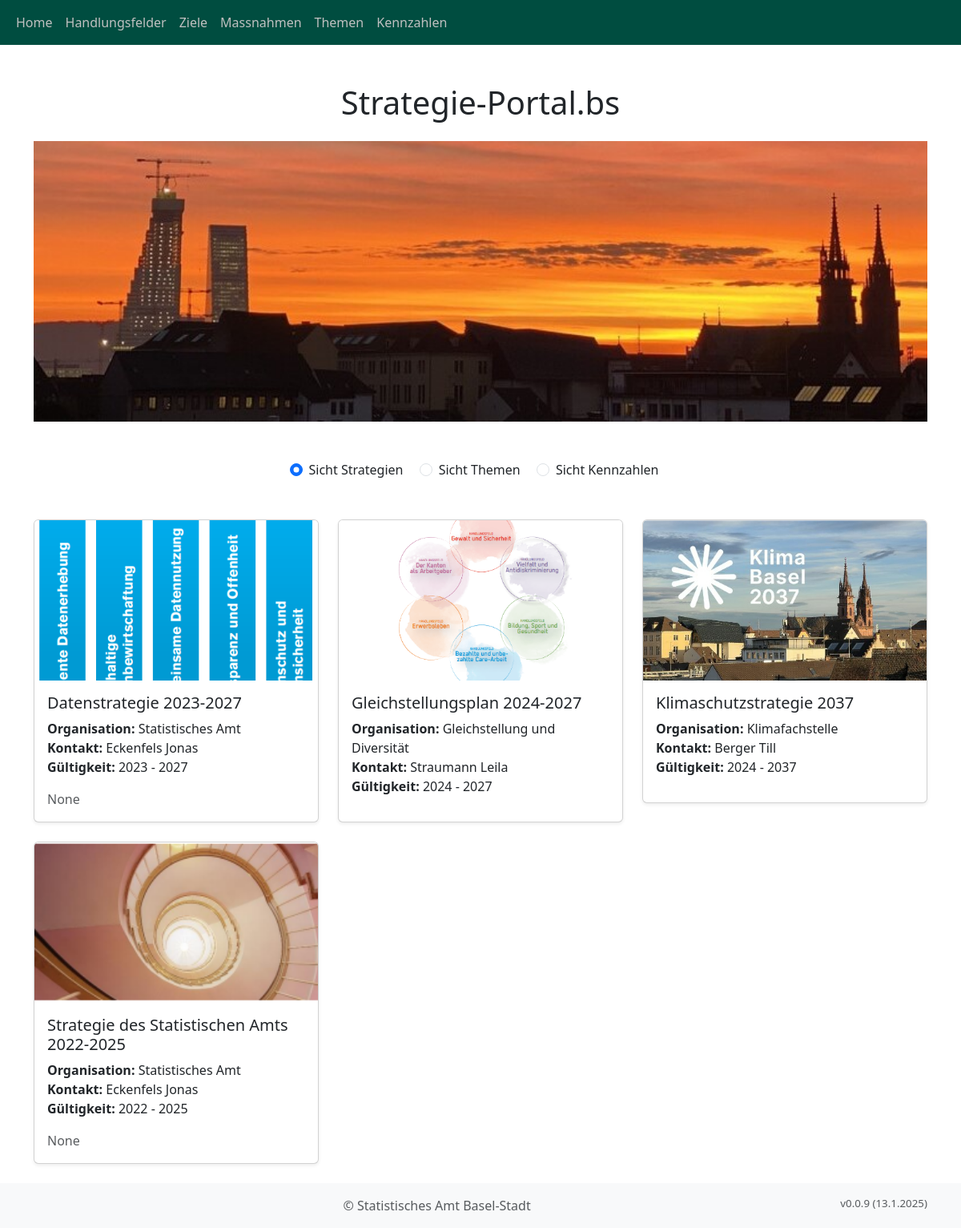
The app's page /index/ with its own data.
### objective_manager_app/models.py (models this page shows, shortened)
class Strategie(models.Model):
    titel = models.CharField(max_length=200, verbose_name="Titel")
    titel_kurz = models.CharField(
        max_length=200, verbose_name="Kurztitel", default="", null=True, blank=True
    )
    organisation = models.ForeignKey("Organisation", on_delete=models.CASCADE)
    kontakt = models.ForeignKey("Person", on_delete=models.CASCADE)
    gueltigkeit_jahr_start = models.IntegerField(
        verbose_name="Jahr Start", default=datetime.now().year + 1
    )
    gueltigkeit_jahr_ende = models.IntegerField(
        verbose_name="Jahr Ende", default=datetime.now().year + 5
    )
    planungs_frequenz_monate = models.IntegerField(
        verbose_name="Planungsfrequenz (Monate)", default=12
    )
    beschreibung_intern = models.TextField(
        verbose_name="Beschreibung für Beteiligte",
        max_length=1000,
        null=True,
        blank=True,
    )
    beschreibung_extern = models.TextField(
        verbose_name="Beschreibung für Externe", max_length=1000, null=True, blank=True
    )
    settings = models.JSONField(
        verbose_name="Einstellungen", null=True, blank=True, default=dict
    )
    home_image = models.TextField(verbose_name="Bildpfad", null=True, blank=True)

class Organisation(models.Model):
    departement = models.CharField(max_length=200)
    dienststelle = models.CharField(max_length=200)
    bereich = models.CharField(max_length=200)
    departement_kuerzel = models.CharField(max_length=200)
    dienststelle_kuerzel = models.CharField(max_length=200)
    bereich_kuerzel = models.CharField(max_length=200)
    def __str__(self):
        return self.bereich if self.bereich else self.dienststelle
    class Meta:
        ordering = ["departement_kuerzel", "dienststelle"]

class Person(models.Model):
    user = models.OneToOneField(User, on_delete=models.CASCADE, blank=True, null=True)
    vorname = models.CharField(verbose_name="Vorname", max_length=200)
    nachname = models.CharField(verbose_name="Nachname", max_length=200)
    email = models.EmailField(
        verbose_name="Email", max_length=200, null=True, blank=True
    )
    telefon = models.CharField(
        verbose_name="Telefon", max_length=200, null=True, blank=True
    )
    organisation = models.ForeignKey(Organisation, on_delete=models.CASCADE)
    erstellt_am = models.DateTimeField(auto_now_add=True)
    class Meta:
        ordering = ["nachname", "vorname"]
    def __str__(self):
        return f"{self.nachname} {self.vorname}"

### objective_manager_app/views.py (the view)
# urls.py: path('', views.PortalView.as_view(), name='index'),  # Root URL
class PortalView(View):
    template_name = "objective_manager_app/index.html"
    def get(self, request):
        context = {}
        sicht = request.GET.get("sicht", "strategien")
        context["sicht"] = sicht  # Add sicht to the context
        context["strategien"] = Strategie.objects.all()
        context["themen"] = Thema.objects.all()
        context["kennzahlen"] = Kennzahl.objects.all()
        return render(request, self.template_name, context)

### objective_manager_app/templatetags/custom_filters.py (called while the page is built)
@register.filter(name='is_in_group')
def is_in_group(user, group_name):
    if user.is_authenticated:
        return user.groups.filter(name=group_name).exists()
    return False

### templates/objective_manager_app/index.html (shortened to what this page needs)
{% extends "base.html" %}
{% load static %}
{% load strategie_filters %}
{% block content %}
<div class="container mt-4">
  <h1 class="text-center mb-4">Strategie-Portal.bs</h1>
  <div class="text-center mb-4">
    <img
      src="{% static 'images/portal_top_image.jpg' %}"
      alt="Portal Image"
      class="img-fluid"
      style="height: 350px; object-fit: cover;"
    />
  </div>
  <br>
  <form method="get" action="" class="text-center mb-4" id="sicht-form">
    <div class="form-check form-check-inline">
        <input
            class="form-check-input"
            type="radio"
            name="sicht"
            id="sicht_strategien"
            value="strategien"
            {% if sicht == "strategien" %}
                checked
            {% endif %}
            onchange="document.getElementById('sicht-form').submit();"
        />
        <label class="form-check-label" for="sicht_strategien">Sicht Strategien</label>
    </div>
    <div class="form-check form-check-inline">
        <input
            class="form-check-input"
            type="radio"
            name="sicht"
            id="sicht_themen"
            value="themen"
            onchange="document.getElementById('sicht-form').submit();"
        />
        <label class="form-check-label" for="sicht_themen">Sicht Themen</label>
    </div>
    <div class="form-check form-check-inline">
        <input
            class="form-check-input"
            type="radio"
            name="sicht"
            id="sicht_kennzahlen"
            value="kennzahlen"
            onchange="document.getElementById('sicht-form').submit();"
        />
        <label class="form-check-label" for="sicht_kennzahlen">Sicht Kennzahlen</label>
    </div>
</form>
  <br>
  {% if sicht == "strategien" %}
    <div class="row">
      {% for strategie in strategien %}
      <div class="col-md-4 mb-4">
        <div class="card shadow-sm">
          <img
            src="{% static 'images/' %}{{ strategie.home_image }}"
            alt="Image for {{ strategie.titel }}"
            class="card-img-top"
            style="height: 200px; object-fit: cover; width: 100%;"
          />
          <div class="card-body">
            <h5 class="card-title">
              <a
                href="{% url 'strategie_detail' pk=strategie.pk %}"
                class="text-decoration-none text-dark"
              >
                {{ strategie.titel }}
              </a>
            </h5>
            <p class="card-text">
              <strong>Organisation:</strong> {{ strategie.organisation }}<br />
              <strong>Kontakt:</strong> {{ strategie.kontakt }}<br />
              <strong>Gültigkeit:</strong> {{ strategie.gueltigkeit_jahr_start }}
              - {{ strategie.gueltigkeit_jahr_ende }}<br />
            </p>
            <p class="card-text text-muted">
              {{ strategie.beschreibung_intern|truncatechars:150 }}
            </p>
          </div>
        </div>
      </div>
      {% endfor %}
    </div>
  {% endif %}
</div>
{% endblock %}

### templates/base.html (shortened to what this page needs)
{% load static %}
{% load custom_filters %}
<!DOCTYPE html>
<html lang="de">
<head>
    {% load django_bootstrap5 %} {% bootstrap_css %} {% bootstrap_javascript %}
    <link href="https://cdnjs.cloudflare.com/ajax/libs/font-awesome/5.15.4/css/all.min.css" rel="stylesheet" />
    <link rel="stylesheet" href="https://cdnjs.cloudflare.com/ajax/libs/toastr.js/latest/toastr.min.css">
    <link rel="stylesheet" href="{% static 'css/styles.css' %}" />
</head>
<body>
  <nav class="navbar navbar-expand-sm navbar-custom">
    <div class="container-fluid">
      <ul class="navbar-nav">
        <li class="nav-item">
          <a class="nav-link {% if request.resolver_match.url_name == 'home' %}active{% endif %}" href="{% url 'index'%}">Home</a>
        </li>
        <li class="nav-item">
          <a class="nav-link {% if request.resolver_match.url_name == 'handlungsfelder_list' %}active{% endif %}" href="{% url 'handlungsfelder_list' %}">Handlungsfelder</a>
        </li>
        <li class="nav-item">
          <a class="nav-link {% if request.resolver_match.url_name == 'ziele_list' %}active{% endif %}" href="{% url 'ziele_list' %}">Ziele</a>
        </li>
        <li class="nav-item">
          <a class="nav-link {% if request.resolver_match.url_name == 'massnahmen_list' %}active{% endif %}" href="{% url 'massnahmen_list' %}">Massnahmen</a>
        </li>
        <li class="nav-item">
          <a class="nav-link {% if request.resolver_match.url_name == 'themen_list' %}active{% endif %}" href="{% url 'themen_list' %}">Themen</a>
        </li>
        <li class="nav-item">
          <a class="nav-link {% if request.resolver_match.url_name == 'kennzahlen_list' %}active{% endif %}" href="{% url 'kennzahlen_list' %}">Kennzahlen</a>
        </li>
      </ul>
    </div>
  </nav>
  <br>
  {% block content %}
  {% endblock %}
  <footer class="footer mt-auto py-3 bg-light">
    <div class="container text-center">
      <span class="text-muted">&copy; Statistisches Amt Basel-Stadt<span style="float:right; font-size: smaller;">v0.0.9 (13.1.2025)</span></span>
    </div>
  </footer>
</body>
</html>

### static/css/styles.css (style rules this page uses)
.navbar-custom { background-color: #004d40; color: silver; }
.navbar-custom .navbar-brand, .navbar-custom .nav-link { color: silver; }

### records on screen
Strategie: home_image (picture), titel "Datenstrategie 2023-2027", organisation "Statistisches Amt", kontakt "Eckenfels Jonas", gueltigkeit_jahr_start "2023", gueltigkeit_jahr_ende "2027", beschreibung_intern "None"
Strategie: home_image (picture), titel "Gleichstellungsplan 2024-2027", organisation "Gleichstellung und Diversität", kontakt "Straumann Leila", gueltigkeit_jahr_start "2024", gueltigkeit_jahr_ende "2027"
Strategie: home_image (picture), titel "Klimaschutzstrategie 2037", organisation "Klimafachstelle", kontakt "Berger Till", gueltigkeit_jahr_start "2024", gueltigkeit_jahr_ende "2037"
Strategie: home_image (picture), titel "Strategie des Statistischen Amts 2022-2025", organisation "Statistisches Amt", kontakt "Eckenfels Jonas", gueltigkeit_jahr_start "2022", gueltigkeit_jahr_ende "2025", beschreibung_intern "None"
